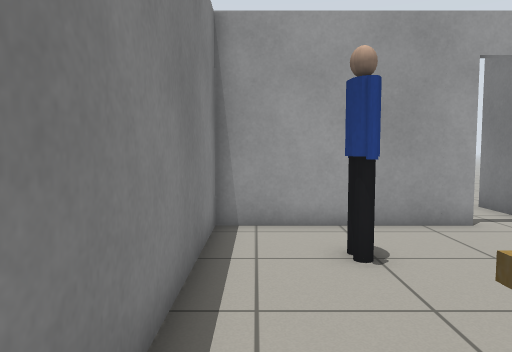
[1] (above)

19 first-person views from a walk through a Gazebo world. The camera is 0.9 m above the floor, tilts 4° down and sees 70° across. The floor is counted in squares, 0.5 m on a side. Each view is taken from the middle of a square. On the plan, view 1 faces up. The plan holds only what a view shows up to about 18 squares ahead; the rest is blank. Simple patterns stand in for the simulator's built-in surfaces. Some stock models are drawn as simple stand-ins.

[2]
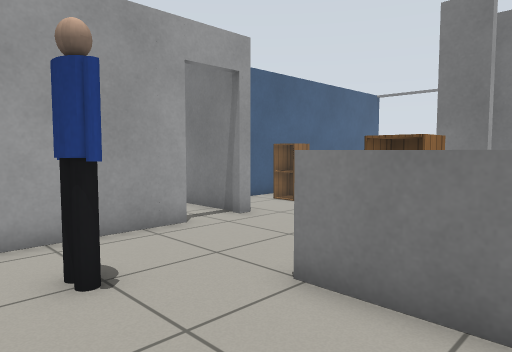

[3]
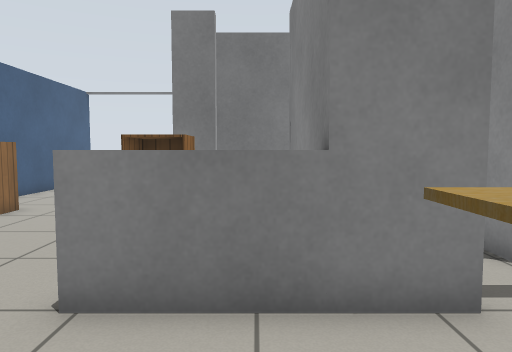

[4]
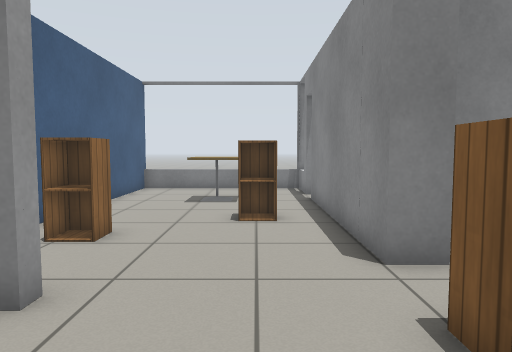

[5]
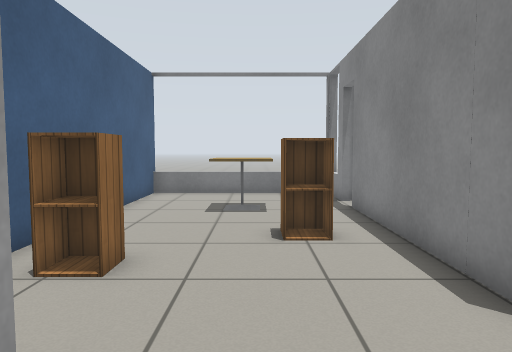

[6]
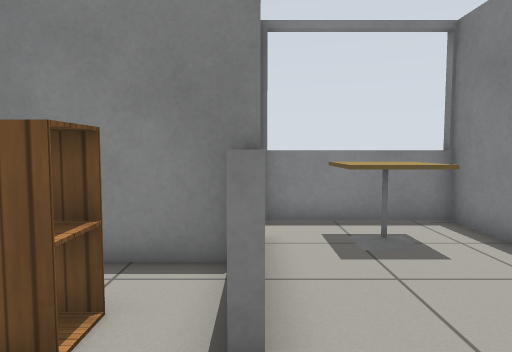

[7]
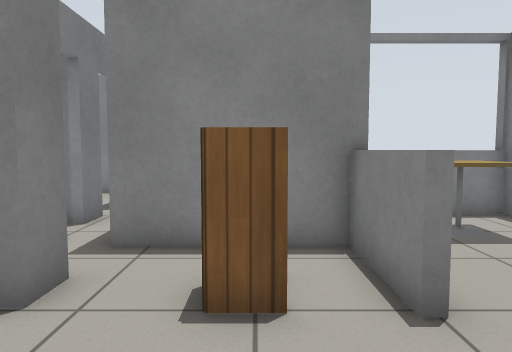

[8]
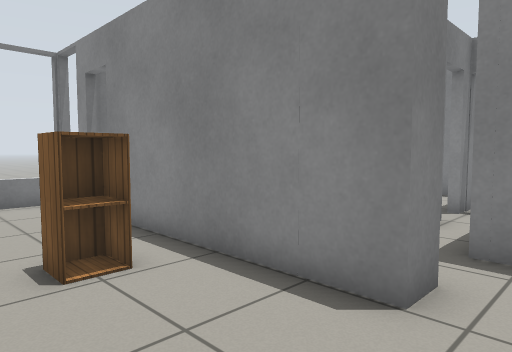

[9]
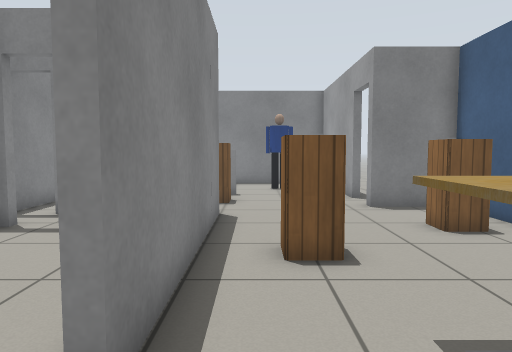

[10]
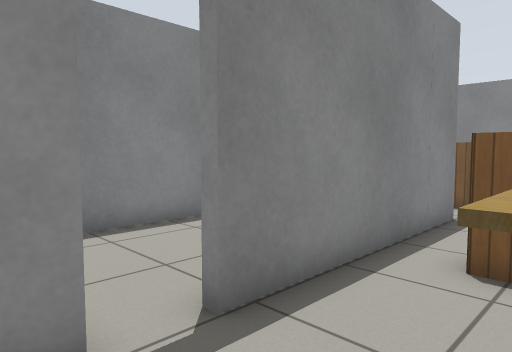

[11]
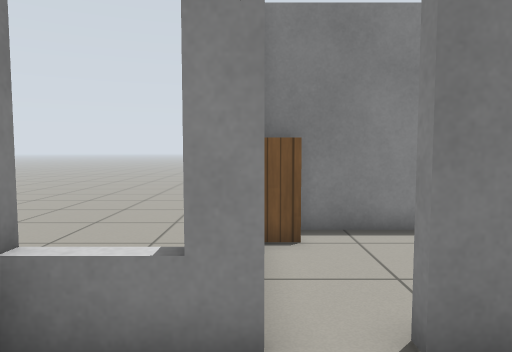

[12]
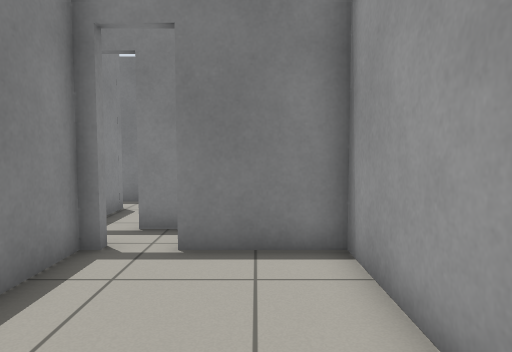

[13]
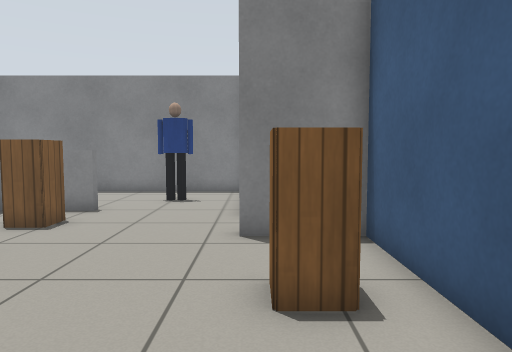

[14]
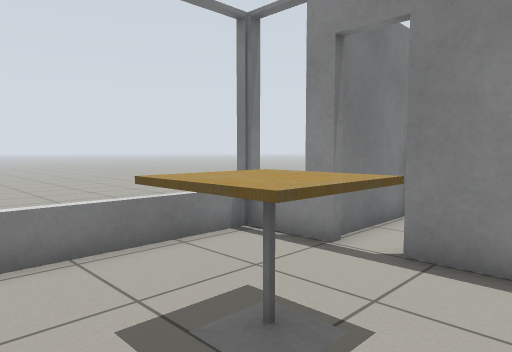

[15]
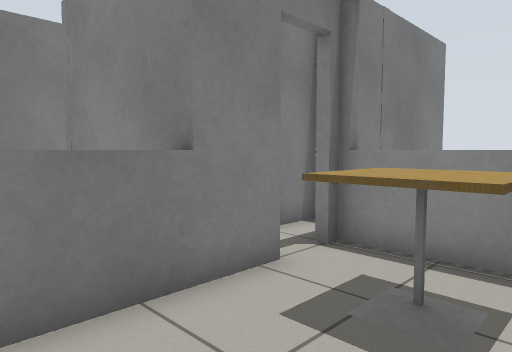

[16]
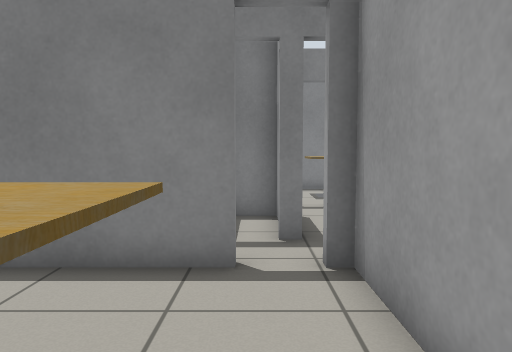

[17]
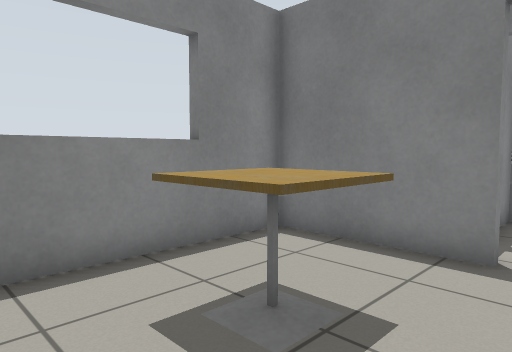

[18]
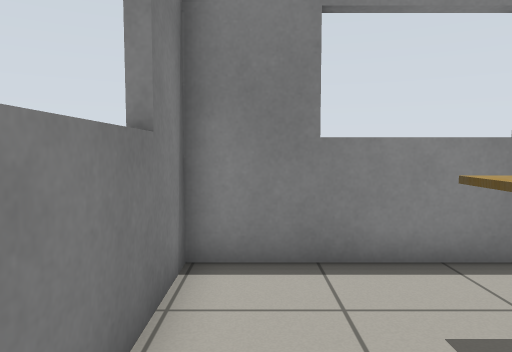

[19]
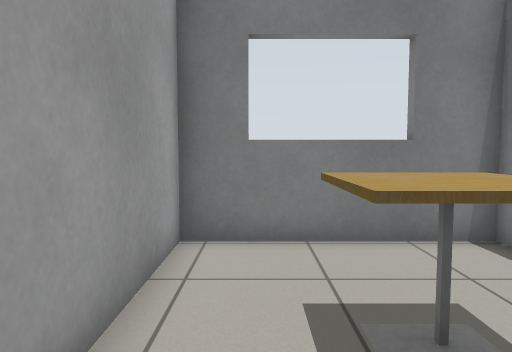

### Floor plan
Ten units are one square. View 1 is at (0, 0); x grows to the right and y downward. Boxes are objects, and circles mark ways between rooms. Rooms are numbered by the first view taken in them; rooms with no view inside come last. Other rooms are left out.
<svg viewBox="-15 -119 228 201">
<path fill="none" stroke="#000" d="M36 -86 -10 -86 -10 26M39 5 39 -43M-10 23 39 23M86 -29 86 -40 166 -40M179 -40 206 -40M102 -6 102 -33M53 -86 36 -86M87 -3 87 7M42 -42 42 -11M203 -36 203 -114M208 -113 74 -113 74 -86 69 -86M39 -12 87 -12M147 -37 105 -37 105 -5M181 0 181 -36M105 12 176 12M105 32 105 77 181 77 181 15M175 15 105 15 105 20M56 23 82 23M42 20 42 28M57 40 57 25M68 24 60 24 60 39 70 39"/>
<rect x="5" y="-15" width="20" height="30" fill="#bbb"><title>cafe table</title></rect>
<rect x="15" y="-65" width="10" height="10" fill="#bbb"><title>person</title></rect>
<rect x="55" y="-45" width="10" height="20" fill="#bbb"><title>cabinet</title></rect>
<rect x="95" y="-105" width="20" height="20" fill="#bbb"><title>cabinet</title></rect>
<rect x="115" y="-65" width="20" height="10" fill="#bbb"><title>cabinet</title></rect>
<rect x="155" y="-85" width="20" height="20" fill="#bbb"><title>cafe table</title></rect>
<rect x="165" y="-5" width="20" height="20" fill="#bbb"><title>cabinet</title></rect>
<rect x="125" y="35" width="30" height="20" fill="#bbb"><title>cafe table</title></rect>
<circle cx="40" cy="-65" r="3" fill="#2a7"/>
<circle cx="40" cy="15" r="3" fill="#2a7"/>
<circle cx="100" cy="0" r="3" fill="#2a7"/>
<circle cx="175" cy="-40" r="3" fill="#2a7"/>
<circle cx="91" cy="26" r="3" fill="#2a7"/>
<text x="10" y="-40">1</text>
<text x="120" y="-70">2</text>
<text x="140" y="-20">3</text>
<text x="140" y="40">4</text>
<text x="60" y="10">5</text>
<text x="70" y="30">6</text>
</svg>
Room 1 opens to room 2. Room 1 opens to room 5. Room 2 opens to room 3. Room 2 opens to room 4.

Where each view was taken, in squares from view 1:
view 1: 0 up, 0 right, facing up
view 2: 1 up, 0 right, facing up-right
view 3: 2 up, 0 right, facing right
view 4: 6 up, 3 right, facing right
view 5: 7 up, 5 right, facing right
view 6: 7 up, 4 right, facing down
view 7: 8 up, 6 right, facing down
view 8: 8 up, 7 right, facing down-right
view 9: 5 up, 19 right, facing left
view 10: 7 up, 19 right, facing down-left
view 11: 7 up, 18 right, facing down
view 12: 2 up, 17 right, facing left
view 13: 9 up, 15 right, facing left
view 14: 10 up, 14 right, facing down-right
view 15: 4 up, 0 right, facing down-right
view 16: 3 down, 16 right, facing left
view 17: 2 down, 17 right, facing down-left
view 18: 2 down, 17 right, facing down
view 19: 3 down, 11 right, facing right
